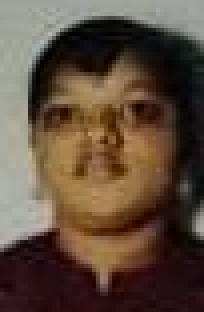
#> input picture 18/aadhaar_photo_1791816889_7612.png, 51 x 78 px (shown 4 times larger)
$ python extract_photo.py ../18/aadhaar_photo_1791816889_7612.png ../18/aadhaar_photo_1791816889_7612.png
#> lines starting #> are read from the running program, lines starting #| are printed output that depends on the picture
#!/usr/bin/env python3
"""
Offline Python/OpenCV Portrait Extraction Script for eKYC System.
Uses multi-detector & multi-orientation face portrait detection.
Finds the person's face inside identity document images, crops ONLY the person's photograph (expanding to full head, neck, and shoulders portrait),
and saves it locally.

If NO face is detected on the document, it fails cleanly with an error message without cropping card headers, text, logos, or top-left corners.
"""

import sys
import os

def get_rotated_image(img, angle):
    if angle == 90:
        import cv2
        return cv2.rotate(img, cv2.ROTATE_90_CLOCKWISE)
    elif angle == 180:
        import cv2
        return cv2.rotate(img, cv2.ROTATE_180)
    elif angle == 270:
        import cv2
        return cv2.rotate(img, cv2.ROTATE_90_COUNTERCLOCKWISE)
    return img

def detect_and_extract_portrait(input_path, output_path):
#> called with input_path = '../18/aadhaar_photo_1791816889_7612.png', output_path = '../18/aadhaar_photo_1791816889_7612.png'
    if not os.path.exists(input_path):
        print("ERROR: Input document file does not exist.")
        sys.exit(1)

    try:
        import cv2
        import numpy as np
    except ImportError:
        print("ERROR: OpenCV library (cv2) is not installed.")
        sys.exit(2)

    image = cv2.imread(input_path)
#> image is the input picture: shape (78, 51, 3); mean B, G, R 60.5, 75.8, 94.5
    if image is None:
        print("ERROR: Unable to read image file binary.")
        sys.exit(3)

    img_h, img_w = image.shape[:2]
#> img_h = 78; img_w = 51
    if img_w < 40 or img_h < 40:
        print("ERROR: Image resolution is too small for portrait extraction.")
        sys.exit(4)

    script_dir = os.path.dirname(os.path.abspath(__file__))
    frontal_xml = os.path.join(script_dir, 'haarcascade_frontalface_default.xml')
    profile_xml = os.path.join(script_dir, 'haarcascade_profileface.xml')
    onnx_path = os.path.join(script_dir, 'face_detection_yunet_2023mar.onnx')

    candidates = []

    for angle in [0, 90, 180, 270]:
        rot_img = get_rotated_image(image, angle)
        rh, rw = rot_img.shape[:2]
        gray = cv2.cvtColor(rot_img, cv2.COLOR_BGR2GRAY)

        # 1. Haar Frontal Face Detector
        if os.path.exists(frontal_xml) and hasattr(cv2, 'CascadeClassifier'):
            try:
                cascade = cv2.CascadeClassifier(frontal_xml)
                for sf in [1.05, 1.08, 1.12, 1.18, 1.25]:
                    faces = cascade.detectMultiScale(
                        gray,
                        scaleFactor=sf,
                        minNeighbors=2,
                        minSize=(25, 25),
                        maxSize=(int(rw * 0.80), int(rh * 0.80))
                    )
                    for (fx, fy, fw, fh) in faces:
                        aspect = float(fh) / fw if fw > 0 else 0
                        if 0.7 <= aspect <= 1.8:
                            pos_weight = 1.4 if (fx + fw / 2.0) < (rw * 0.60) else 1.0
                            score = (fw * fh) * pos_weight * 2.0
                            candidates.append((fx, fy, fw, fh, score, angle, rot_img))
            except Exception:
                pass

        # 2. YuNet ONNX Deep Face Detector
        if os.path.exists(onnx_path) and hasattr(cv2, 'FaceDetectorYN_create'):
            try:
                detector = cv2.FaceDetectorYN_create(
                    onnx_path,
                    "",
                    (rw, rh),
                    score_threshold=0.30,
                    nms_threshold=0.30
                )
                _, yfaces = detector.detect(rot_img)
                if yfaces is not None and len(yfaces) > 0:
                    for f in yfaces:
                        fx, fy, fw, fh = int(f[0]), int(f[1]), int(f[2]), int(f[3])
                        if fw >= 20 and fh >= 20:
                            pos_weight = 1.4 if (fx + fw / 2.0) < (rw * 0.60) else 1.0
                            score = (fw * fh) * pos_weight * 3.0
                            candidates.append((fx, fy, fw, fh, score, angle, rot_img))
            except Exception:
                pass

        # 3. Haar Profile Face Detector
        if not candidates and os.path.exists(profile_xml) and hasattr(cv2, 'CascadeClassifier'):
            try:
                cascade_prof = cv2.CascadeClassifier(profile_xml)
                faces_prof = cascade_prof.detectMultiScale(gray, scaleFactor=1.08, minNeighbors=2, minSize=(25, 25))
                for (fx, fy, fw, fh) in faces_prof:
                    pos_weight = 1.4 if (fx + fw / 2.0) < (rw * 0.60) else 1.0
                    score = (fw * fh) * pos_weight * 1.5
                    candidates.append((fx, fy, fw, fh, score, angle, rot_img))
            except Exception:
                pass

        # 4. Skin Tone Color Density Analysis (YCrCb + HSV)
        if not candidates:
            try:
                ycrcb = cv2.cvtColor(rot_img, cv2.COLOR_BGR2YCrCb)
                hsv = cv2.cvtColor(rot_img, cv2.COLOR_BGR2HSV)
                mask_ycrcb = cv2.inRange(ycrcb, np.array([0, 133, 77], dtype=np.uint8), np.array([255, 173, 127], dtype=np.uint8))
                mask_hsv = cv2.inRange(hsv, np.array([0, 30, 60], dtype=np.uint8), np.array([25, 250, 255], dtype=np.uint8))
                mask = cv2.bitwise_and(mask_ycrcb, mask_hsv)

                kernel = cv2.getStructuringElement(cv2.MORPH_ELLIPSE, (5, 5))
                mask = cv2.morphologyEx(mask, cv2.MORPH_OPEN, kernel, iterations=2)
                mask = cv2.morphologyEx(mask, cv2.MORPH_CLOSE, kernel, iterations=2)

                contours, _ = cv2.findContours(mask, cv2.RETR_EXTERNAL, cv2.CHAIN_APPROX_SIMPLE)
                img_area = rw * rh

                for cnt in contours:
                    area = cv2.contourArea(cnt)
                    if (0.01 * img_area) <= area <= (0.35 * img_area):
                        fx, fy, fw, fh = cv2.boundingRect(cnt)
                        aspect = float(fh) / fw if fw > 0 else 0
                        if 0.8 <= aspect <= 2.2:
                            pos_weight = 1.3 if (fx + fw / 2.0) < (rw * 0.60) else 0.9
                            score = area * pos_weight
                            candidates.append((fx, fy, fw, fh, score, angle, rot_img))
            except Exception:
                pass
#> this loop made 4 passes
#> pass 1, in detect_and_extract_portrait, `gray = cv2.cvtColor(rot_img, cv2.COLOR_BGR2GRAY)`:
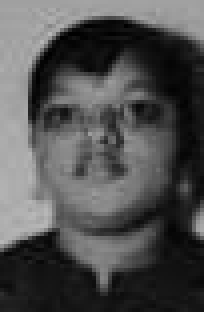
#> gray: shape (78, 51) (shown 4 times larger); min 0, max 184, mean 79.6
#> pass 2, in detect_and_extract_portrait, `rot_img = get_rotated_image(image, angle)`:
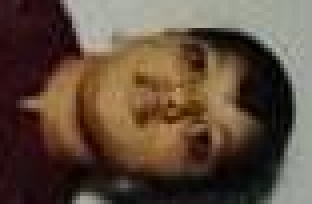
#> rot_img: shape (51, 78, 3) (shown 4 times larger); mean B, G, R 60.5, 75.8, 94.5
#> pass 2, in detect_and_extract_portrait, `gray = cv2.cvtColor(rot_img, cv2.COLOR_BGR2GRAY)`:
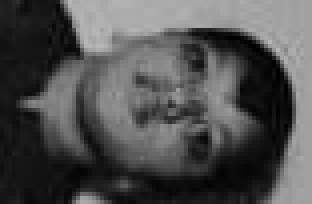
#> gray: shape (51, 78) (shown 4 times larger); min 0, max 184, mean 79.6
#> pass 3, in detect_and_extract_portrait, `rot_img = get_rotated_image(image, angle)`:
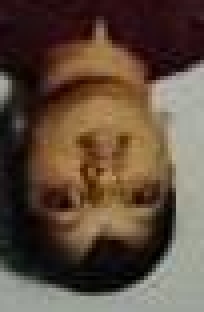
#> rot_img: shape (78, 51, 3) (shown 4 times larger); mean B, G, R 60.5, 75.8, 94.5
#> after the loop:
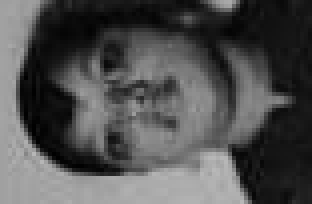
#> gray: shape (51, 78) (shown 4 times larger); min 0, max 184, mean 79.6
#> after the loop:
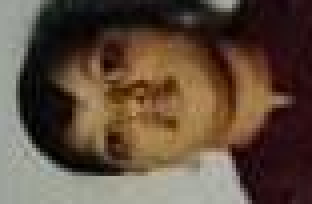
#> rot_img: shape (51, 78, 3) (shown 4 times larger); mean B, G, R 60.5, 75.8, 94.5
#> after the loop, candidates = 6 items

    if not candidates:
        print("ERROR: Face photo extraction failed. Please upload a clear Aadhaar image.")
        sys.exit(5)

    best = max(candidates, key=lambda c: c[4])
#> best = 7 items, first 6: 7, 10, 37, 37, 3833.2, 180
    fx, fy, fw, fh, score, angle, rot_img = best
#> fx = 7; fy = 10; fw = 37; fh = 37; score = 3833.2; angle = 180
    rh, rw = rot_img.shape[:2]
#> rh = 78; rw = 51

    # Calculate padding for complete anatomical portrait (head + hair + neck + shoulders)
    pad_top = int(fh * 0.40)
#> pad_top = 14
    pad_bottom = int(fh * 0.85)
#> pad_bottom = 31
    pad_left = int(fw * 0.35)
#> pad_left = 12
    pad_right = int(fw * 0.35)
#> pad_right = 12

    crop_y1 = max(0, int(fy - pad_top))
#> crop_y1 = 0
    crop_y2 = min(rh, int(fy + fh + pad_bottom))
#> crop_y2 = 78
    crop_x1 = max(0, int(fx - pad_left))
#> crop_x1 = 0
    crop_x2 = min(rw, int(fx + fw + pad_right))
#> crop_x2 = 51

    crop_w = crop_x2 - crop_x1
#> crop_w = 51
    crop_h = crop_y2 - crop_y1
#> crop_h = 78

    if crop_w < 25 or crop_h < 25 or crop_w >= (rw * 0.88) or crop_h >= (rh * 0.88):
        print("ERROR: Face photo extraction failed. Please upload a clear Aadhaar image.")
#> (the run stopped early here; a loop or call above may not have finished)
